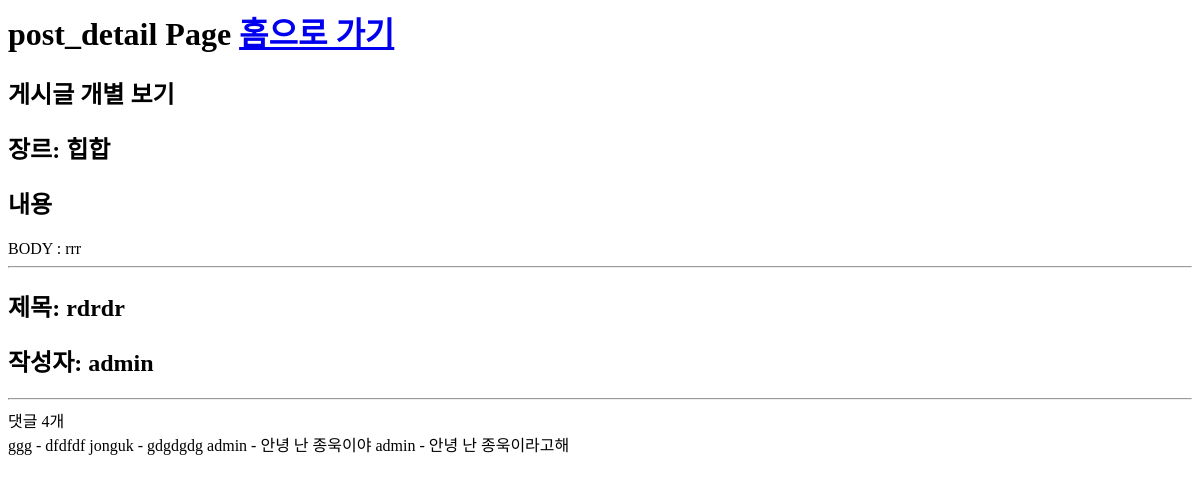
The app's page /post_detail/8, older data.
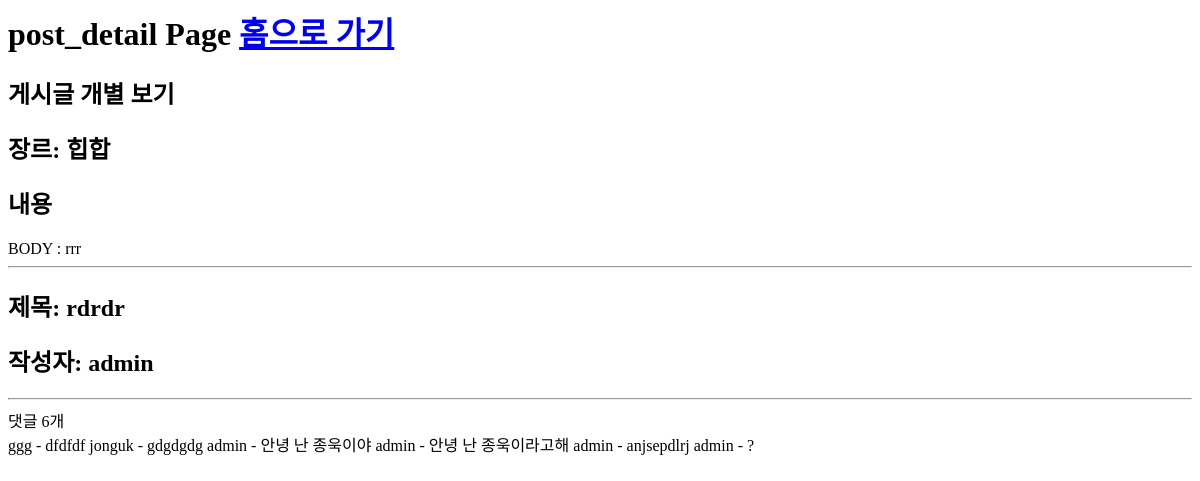
The same page, newer data.
### danceapp/models.py (models this page shows, shortened)
class Post(models.Model):
    userId = models.ForeignKey(userProfile, on_delete=models.CASCADE) # 회원ID # User 모델의 pk를 가져옴
    title = models.CharField(max_length=200) # 제목
    body = models.TextField() # 게시물 설명
    uploadDate = models.DateTimeField(auto_now_add=True) # 처음 업로드 시간
    updateDate = models.DateTimeField(auto_now=True) # 수정 시간
    photo = models.ImageField(blank=True, null=True, upload_to='thumbnail') # 썸네일 # upload_to : static/blog_photo 로 저장해줘
    video = models.FileField(blank=True, null=True, upload_to='video') # 배포시에는 models.FilePathField()사용
    genreName = models.ForeignKey(Genre, null=True, on_delete=models.CASCADE) # 장르
    likes_user = models.ManyToManyField(userProfile, related_name='likes', blank=True) # 좋아요 누른 사람
    likes_count = models.PositiveIntegerField(default=0) # 좋아요 개수
    hits = models.PositiveIntegerField(default=0) # 조회수

class Comment(models.Model):
    userId = models.ForeignKey(userProfile, on_delete=models.CASCADE)
    comment = models.TextField('', max_length=100)
    date = models.DateTimeField(auto_now_add=True)
    post = models.ForeignKey(Post, null=True, blank=True, on_delete=models.CASCADE)
    def __str__(self):
        return self.comment

class Genre(models.Model):
    id = models.AutoField(primary_key=True, null=False) # pk
    name = models.CharField(max_length=20) # 장르 이름
    def __str__(self):
        return self.name

### accounts/models.py (models this page shows)
class userProfile(AbstractUser):
    nickname = models.CharField(max_length=50, null=True, blank=True) # 실제 이름
    danceSkill = models.CharField(max_length=10 ,null=True, blank=True) # 상 중 하
    phoneNum = models.IntegerField(null=True, blank=True) # 핸드폰 번호
    gender = models.CharField(max_length=10 ,null=True, blank=True) # 성별
    createdAt = models.DateTimeField(auto_now_add=True) # 생성 일자
    birth = models.DateField(null=True, blank=True) # 생년월일
    profilephoto = models.ImageField(blank=True, null=True, upload_to='profilephoto') # 프사
    def __str__(self):
        return self.username

### danceapp/views.py (the view)
# urls.py: path('post_detail/<int:post_id>', views.post_datail, name='post_detail'),
def post_datail(request, post_id):
    post = Post.objects.get(id = post_id)
    post.hits += 1
    post.save()
    comment_form = CommentForm()
    context = {
        'post':post,
        'comment_form':comment_form,
    }
    return render(request, 'post_detail.html', context)

### danceapp/templates/post_detail.html (shortened to what this page needs)
<h1>post_detail Page <a href="{% url 'index' %}">홈으로 가기</a></h1>
<h2>게시글 개별 보기</h2>
<h2>장르: {{ post.genreName }}</h2>
<h2>내용</h2>
BODY : {{ post.body }}
<hr>
<h2>제목: {{ post.title }}</h2>
<h2>작성자: {{ post.userId }}</h2>
<hr>
댓글 {{ post.comment_set.count }}개
{% for comment in post.comment_set.all %}
{{ comment.userId }} - {{ comment }}
{% endfor %}

Row changes from the older to the newer data that the page shows:
changed Post "rdrdr": comment_set.count "4" → "6"
added Comment: userId "admin", comment "anjsepdlrj"
added Comment: userId "admin", comment "?"
